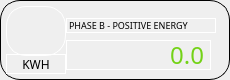
                    <widget class="QFrame" name="horizontalFrame_54">
                     <property name="minimumSize">
                      <size>
                       <width>230</width>
                       <height>80</height>
                      </size>
                     </property>
                     <property name="maximumSize">
                      <size>
                       <width>230</width>
                       <height>80</height>
                      </size>
                     </property>
                     <property name="styleSheet">
                      <string notr="true">border: 1px solid #000000;
border-radius: 20px;</string>
                     </property>
                     <layout class="QHBoxLayout" name="horizontalLayout_74">
                      <property name="spacing">
                       <number>0</number>
                      </property>
                      <property name="leftMargin">
                       <number>5</number>
                      </property>
                      <property name="topMargin">
                       <number>5</number>
                      </property>
                      <property name="rightMargin">
                       <number>5</number>
                      </property>
                      <property name="bottomMargin">
                       <number>5</number>
                      </property>
                      <item>
                       <layout class="QVBoxLayout" name="verticalLayout_119">
                        <property name="spacing">
                         <number>0</number>
                        </property>
                        <item>
                         <widget class="QLabel" name="label_161">
                          <property name="sizePolicy">
                           <sizepolicy hsizetype="Preferred" vsizetype="Preferred">
                            <horstretch>0</horstretch>
                            <verstretch>0</verstretch>
                           </sizepolicy>
                          </property>
                          <property name="minimumSize">
                           <size>
                            <width>60</width>
                            <height>50</height>
                           </size>
                          </property>
                          <property name="maximumSize">
                           <size>
                            <width>60</width>
                            <height>50</height>
                           </size>
                          </property>
                          <property name="styleSheet">
                           <string notr="true">border-color: rgb(255, 255, 255);
image: url(:/icons/battery.png);</string>
                          </property>
                          <property name="text">
                           <string/>
                          </property>
                         </widget>
                        </item>
                        <item>
                         <widget class="QLabel" name="label_162">
                          <property name="sizePolicy">
                           <sizepolicy hsizetype="Fixed" vsizetype="Fixed">
                            <horstretch>0</horstretch>
                            <verstretch>0</verstretch>
                           </sizepolicy>
                          </property>
                          <property name="minimumSize">
                           <size>
                            <width>60</width>
                            <height>20</height>
                           </size>
                          </property>
                          <property name="maximumSize">
                           <size>
                            <width>60</width>
                            <height>20</height>
                           </size>
                          </property>
                          <property name="font">
                           <font>
                            <family>Gilroy</family>
                           </font>
                          </property>
                          <property name="styleSheet">
                           <string notr="true">border-color: rgb(255, 255, 255);</string>
                          </property>
                          <property name="text">
                           <string>KWH</string>
                          </property>
                          <property name="alignment">
                           <set>Qt::AlignCenter</set>
                          </property>
                         </widget>
                        </item>
                       </layout>
                      </item>
                      <item>
                       <layout class="QVBoxLayout" name="verticalLayout_120">
                        <property name="spacing">
                         <number>5</number>
                        </property>
                        <property name="topMargin">
                         <number>10</number>
                        </property>
                        <property name="rightMargin">
                         <number>10</number>
                        </property>
                        <item>
                         <widget class="QLabel" name="label_163">
                          <property name="sizePolicy">
                           <sizepolicy hsizetype="Fixed" vsizetype="Fixed">
                            <horstretch>0</horstretch>
                            <verstretch>0</verstretch>
                           </sizepolicy>
                          </property>
                          <property name="minimumSize">
                           <size>
                            <width>150</width>
                            <height>15</height>
                           </size>
                          </property>
                          <property name="maximumSize">
                           <size>
                            <width>150</width>
                            <height>15</height>
                           </size>
                          </property>
                          <property name="font">
                           <font>
                            <family>Gilroy</family>
                            <pointsize>7</pointsize>
                           </font>
                          </property>
                          <property name="styleSheet">
                           <string notr="true">border-color: rgb(255, 255, 255);</string>
                          </property>
                          <property name="text">
                           <string>PHASE B - POSITIVE ENERGY</string>
                          </property>
                         </widget>
                        </item>
                        <item>
                         <widget class="QLabel" name="pe_b_1">
                          <property name="sizePolicy">
                           <sizepolicy hsizetype="Fixed" vsizetype="Fixed">
                            <horstretch>0</horstretch>
                            <verstretch>0</verstretch>
                           </sizepolicy>
                          </property>
                          <property name="minimumSize">
                           <size>
                            <width>145</width>
                            <height>30</height>
                           </size>
                          </property>
                          <property name="maximumSize">
                           <size>
                            <width>145</width>
                            <height>30</height>
                           </size>
                          </property>
                          <property name="font">
                           <font>
                            <family>Gilroy</family>
                            <pointsize>18</pointsize>
                           </font>
                          </property>
                          <property name="styleSheet">
                           <string notr="true">color: rgb(115, 210, 22);
border-color: rgb(255, 255, 255);</string>
                          </property>
                          <property name="text">
                           <string>0.0</string>
                          </property>
                          <property name="alignment">
                           <set>Qt::AlignRight|Qt::AlignTrailing|Qt::AlignVCenter</set>
                          </property>
                         </widget>
                        </item>
                       </layout>
                      </item>
                     </layout>
                    </widget>
